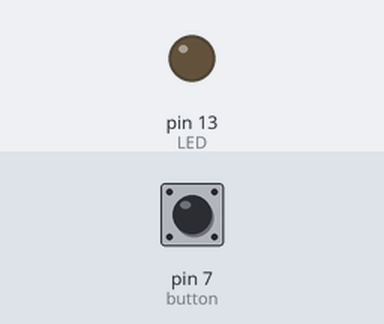
Bench run of a sketch on a simulated Arduino Uno, built with avr-gcc and run on an emulated ATmega328P. On the bench: output pins drawn as LEDs (lit = HIGH). Dashed ring = blinking. The test bench sets the inputs (shaded band); at power-on: pin 7 (button) HIGH.

Above: at 7.8 s.
7.9 s: pin 7 (button) pulled LOW for 0.2 s
At 8.3 s:
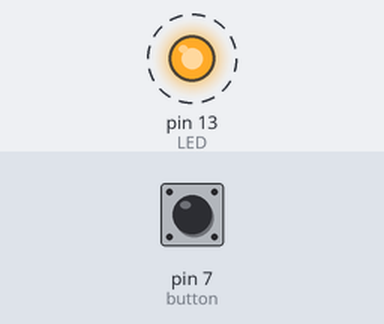
Timing chart, 0 to 15.9 s (numbered marks = the images above; inputs shaded):
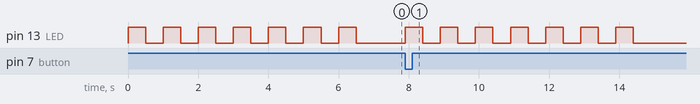

Measured:
- after the input at 7.9 s, pin 13 (LED): alternates HIGH for 0.50 s and LOW for 0.50 s, 14 changes in all, then stays LOW, starting at once
- by itself, pin 13 (LED): alternates HIGH for 0.50 s and LOW for 0.50 s, 14 changes in all, then stays LOW

The sketch:

listing3-3.ino
```cpp
int count;
const int LED = 13;
const int button = 7;
boolean reset; //Boolean declarations take a small amount of memory

void setup() {
  pinMode (LED, OUTPUT);
  pinMode (button, INPUT_PULLUP);
}

void loop() {
  while (count < 7) {
    digitalWrite (LED, HIGH);
    delay(500);
    digitalWrite (LED, LOW);
    delay(500);
    count = count + 1;
  }
  reset = digitalRead (button);
  if (reset == LOW) {
    count = 0;
  }
}
```
